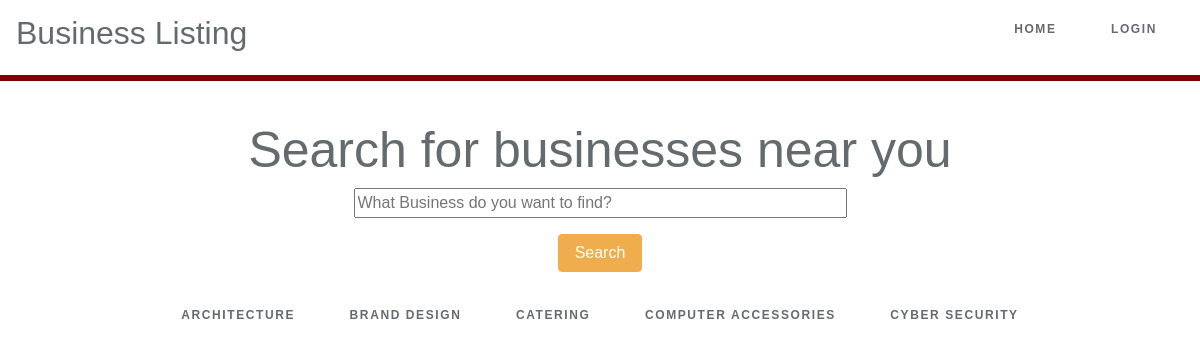
Screenshot of /views with the database file from the repository.
### tables this page shows
CREATE TABLE `categories` (
  `id` int(11) NOT NULL,
  `name` varchar(255) NOT NULL
);

### database/QueryBuilder.php (called while the page is built, shortened)
<?php
class QueryBuilder
{
	protected $pdo;
	public function __construct($pdo)
	{
		$this->pdo = $pdo;
	}
	public function selectAll($table,$limit=null)
	{
		if($limit == null){
			$query = $this->pdo->prepare("select * from {$table}");
			$query->execute();
			return $query->fetchAll(PDO::FETCH_OBJ);
		}
		else{
			$query = $this->pdo->prepare("select * from {$table} limit {$limit}");
			$query->execute();
			return $query->fetchAll(PDO::FETCH_OBJ);
		}
	}
}

### views/index.php (the view, shortened to what this page needs)
<?php
require 'partials/header.php';
$cats = $query->selectAll('categories', 5);
?>
		<div class="content ">
            <div class="m-b-md">
            	<div class="title">
            		Search for businesses near you
            	</div>
                <form action="/views/businesses_list.php" method="get" class="text-center">
                	<div class="form-group">
                		<input type="text" list="companies" name="company" id="main-search" required size="50" placeholder="What Business do you want to find?" value="" autocomplete="off">
                	</div>
                    <div class="form-group text-center">
                        <button type="submit" class="btn btn-warning">Search</button>
                    </div>
                </form>
            </div>
            <div class="links">
            <?php foreach($cats as $c => $cat): ?>
                <a href="#"><?= $cat->name ?></a>
            <?php endforeach; ?>
            </div>
        </div>
<?php
require 'partials/footer.php';
?>

### public/css/styles.css (style rules this page uses)
html, body { background-color: #fff; color: #636b6f; font-family: 'Raleway', sans-serif; font-weight: 100; height: 100vh; margin: 0; }
.content { text-align: center; }
.title { font-size: 50px; }
.links > a { color: #636b6f; padding: 0 25px; font-size: 12px; font-weight: 600; letter-spacing: .1rem; text-decoration: none; text-transform: uppercase; }
.m-b-md { margin-bottom: 30px; }

### rows the page displays
categories: name "ARCHITECTURE"
categories: name "BRAND DESIGN"
categories: name "CATERING"
categories: name "COMPUTER ACCESSORIES"
categories: name "CYBER SECURITY"
